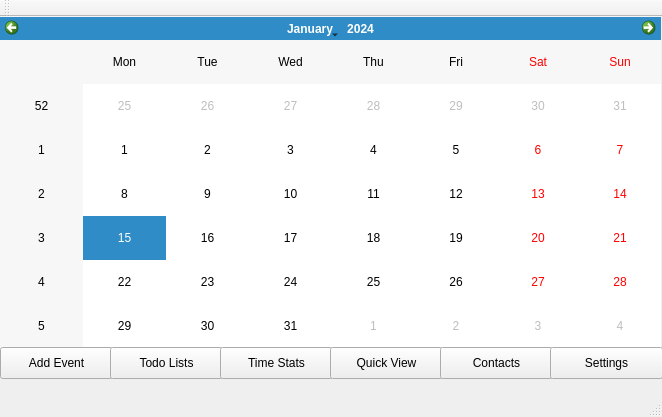
<?xml version="1.0" encoding="UTF-8"?>
<ui version="4.0">
 <class>MainWindow</class>
 <widget class="QMainWindow" name="MainWindow">
  <property name="geometry">
   <rect>
    <x>0</x>
    <y>0</y>
    <width>662</width>
    <height>417</height>
   </rect>
  </property>
  <property name="windowTitle">
   <string>MainWindow</string>
  </property>
  <widget class="QWidget" name="centralWidget">
   <widget class="QCalendarWidget" name="calendarWidget">
    <property name="geometry">
     <rect>
      <x>0</x>
      <y>0</y>
      <width>661</width>
      <height>331</height>
     </rect>
    </property>
   </widget>
   <widget class="QPushButton" name="pushButton">
    <property name="geometry">
     <rect>
      <x>0</x>
      <y>330</y>
      <width>113</width>
      <height>32</height>
     </rect>
    </property>
    <property name="text">
     <string>Add Event</string>
    </property>
   </widget>
   <widget class="QPushButton" name="pushButton_2">
    <property name="geometry">
     <rect>
      <x>110</x>
      <y>330</y>
      <width>113</width>
      <height>32</height>
     </rect>
    </property>
    <property name="text">
     <string>Todo Lists</string>
    </property>
   </widget>
   <widget class="QPushButton" name="pushButton_3">
    <property name="geometry">
     <rect>
      <x>220</x>
      <y>330</y>
      <width>113</width>
      <height>32</height>
     </rect>
    </property>
    <property name="text">
     <string>Time Stats</string>
    </property>
   </widget>
   <widget class="QPushButton" name="pushButton_4">
    <property name="geometry">
     <rect>
      <x>330</x>
      <y>330</y>
      <width>113</width>
      <height>32</height>
     </rect>
    </property>
    <property name="text">
     <string>Quick View</string>
    </property>
   </widget>
   <widget class="QPushButton" name="pushButton_5">
    <property name="geometry">
     <rect>
      <x>440</x>
      <y>330</y>
      <width>113</width>
      <height>32</height>
     </rect>
    </property>
    <property name="text">
     <string>Contacts</string>
    </property>
   </widget>
   <widget class="QPushButton" name="pushButton_6">
    <property name="geometry">
     <rect>
      <x>550</x>
      <y>330</y>
      <width>113</width>
      <height>32</height>
     </rect>
    </property>
    <property name="text">
     <string>Settings</string>
    </property>
   </widget>
  </widget>
  <widget class="QMenuBar" name="menuBar">
   <property name="geometry">
    <rect>
     <x>0</x>
     <y>0</y>
     <width>662</width>
     <height>22</height>
    </rect>
   </property>
  </widget>
  <widget class="QToolBar" name="mainToolBar">
   <attribute name="toolBarArea">
    <enum>TopToolBarArea</enum>
   </attribute>
   <attribute name="toolBarBreak">
    <bool>false</bool>
   </attribute>
  </widget>
  <widget class="QStatusBar" name="statusBar"/>
 </widget>
 <layoutdefault spacing="6" margin="11"/>
 <resources/>
 <connections/>
</ui>
